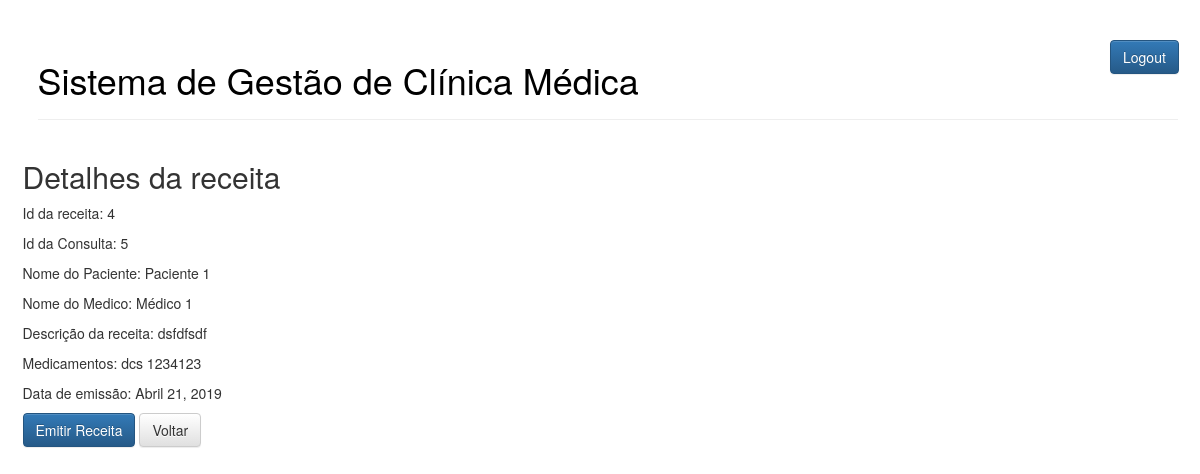
/receita/4/ (signed in), run on the app's committed database.
### tcc/models.py (models this page shows)
class Receita(models.Model):
	id_receita = models.AutoField(primary_key=True)
	id_consulta = models.ForeignKey(Consulta, on_delete=models.CASCADE)
	id_medicamento = models.ManyToManyField(Medicamento)
	descricao_receita = models.TextField()
	data_receita = models.DateField(auto_now_add=True)

class Consulta(models.Model):
	id_consulta = models.AutoField(primary_key=True)
	id_paciente = models.ForeignKey(Paciente, on_delete=models.CASCADE)
	id_medico = models.ForeignKey(Medico, on_delete=models.CASCADE)
	data_consulta = models.DateTimeField()

class Paciente(models.Model):
	id_paciente = models.AutoField(primary_key=True)
	nome_paciente = models.CharField(max_length=200)
	dtnasc_paciente = models.DateTimeField()
	endereco_paciente = models.CharField(max_length=250)
	cpf_paciente = models.CharField(unique=True, max_length=11)
	email_paciente = models.CharField(max_length=250)

class Funcionario(models.Model):
	class Meta:
		abstract = True
	nome_funcionario = models.CharField(max_length=200)
	email_funcionario = models.CharField(max_length=250, default='funcionario@email.com')
	cpf_funcionario = models.CharField(unique=True, max_length=11)

class Medico(Funcionario):
	id_medico = models.AutoField(primary_key=True)
	especialidade_medico = models.CharField(max_length=200)

class Medicamento(models.Model):
	id_medicamento = models.AutoField(primary_key=True)
	nomegen_medicamento = models.CharField(max_length=200)
	nomefab_medicamento = models.CharField(max_length=200)
	fabricante = models.CharField(max_length=200)

### tcc/views.py (the view)
# urls.py: path('receita/<int:receita_id>/', views.get_receita_byid, name='get_receita_byid'),
def get_receita_byid(request, receita_id):
	receita = Receita.objects.get(pk=receita_id)
	return render(request, "tcc/receita-details.html", {'receita': receita})

### tcc/templates/tcc/receita-details.html
{% extends 'tcc/base.html' %}
{% block content %}
	<h2>Detalhes da receita</h2>
	<p>Id da receita: {{ receita.id_receita }}</p>
	<p>Id da Consulta: {{ receita.id_consulta.id_consulta }}</p>
	<p>Nome do Paciente: {{ receita.id_consulta.id_paciente.nome_paciente }}</p>
	<p>Nome do Medico: {{ receita.id_consulta.id_medico.nome_funcionario }}</p>
	<p>Descrição da receita: {{ receita.descricao_receita }}</p>
	<p>Medicamentos:
		{% for m in receita.id_medicamento.all %}
			{{ m.nomegen_medicamento }}
		{% endfor %}
	</p>
	<p>Data de emissão: {{receita.data_receita}}</p>
	<a class="btn btn-primary" href="{% url 'gera_pdf' receita.id_receita %}" role="button">Emitir Receita</a>
	{% if  request.session.tipo_user == 1 %}
				<a class="btn btn-default" href="{% url 'authenticate_login' %}" role="button">Voltar</a>
			{% else %}
				<a class="btn btn-default" href="{% url 'get_all_receita' %}" role="button">Voltar</a>
			{% endif %}
{% endblock %}

### tcc/static/css/projeto.css (style rules this page uses)
body { padding-left: 15px; }

### data on the page
Receita: id_receita "4", id_consulta.id_consulta "5", id_consulta.id_paciente.nome_paciente "Paciente 1", id_consulta.id_medico.nome_funcionario "Médico 1", descricao_receita "dsfdfsdf", data_receita "Abril 21, 2019"
Medicamento: nomegen_medicamento "dcs"
Medicamento: nomegen_medicamento "1234123"
